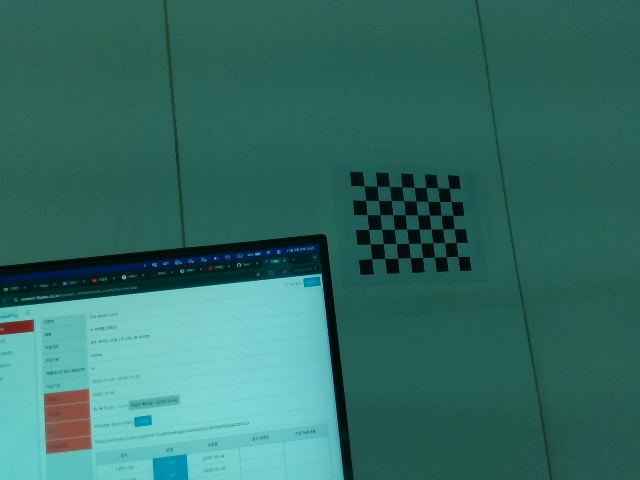
#> input picture out/frames/color_000000.png, 640 x 480 px; its folder holds 4 pictures in this run
$ python test.py
#> lines starting #> are read from the running program, lines starting #| are printed output that depends on the picture
#> (the call stopped at in record_rgbd, `ctx = rs.context()`: pyrealsense2 is not available in this run)
#!/usr/bin/env python3
# -*- coding: utf-8 -*-

import os, glob, json, time
import numpy as np
import cv2 as cv
import yaml
import pyrealsense2 as rs
from dataclasses import dataclass

# ========================= 사용자 설정 =========================
SAVE_DIR         = "out"
FRAME_DIR        = os.path.join(SAVE_DIR, "frames")
# 희망 해상도(실제는 장치 지원/선택된 프로필을 따름)
IMG_SIZE         = (640, 480)      # (width, height)
FPS              = 30
MIN_DET          = 500             # 최소 체커보드 검출 프레임
CHECKER_ROWS     = 6               # 내부 코너(행)
CHECKER_COLS     = 8               # 내부 코너(열)
SQUARE_SIZE_M    = 0.025           # 한 칸 길이[m] (예: 25mm -> 0.025)
ALIGN_TO_COLOR   = True            # depth->color 정렬 권장
DEPTH_MM_TO_M    = 1.0/1000.0      # RealSense z16(mm) -> m
# ===============================================================

@dataclass
class CheckerSpec:
    rows: int
    cols: int
    square: float  # meters

SPEC = CheckerSpec(CHECKER_ROWS, CHECKER_COLS, SQUARE_SIZE_M)

def ensure_dirs():
    os.makedirs(FRAME_DIR, exist_ok=True)

def save_yaml(path, data):
    with open(path, "w") as f:
        yaml.safe_dump(data, f, sort_keys=False, allow_unicode=True)

def obj_points(spec: CheckerSpec):
    objp = np.zeros((spec.rows*spec.cols, 3), np.float32)
    grid = np.mgrid[0:spec.cols, 0:spec.rows].T.reshape(-1, 2)
    objp[:, :2] = grid * spec.square
    return objp

def find_corners(img_bgr, spec: CheckerSpec):
    gray = cv.cvtColor(img_bgr, cv.COLOR_BGR2GRAY)
    ret, corners = cv.findChessboardCorners(gray, (spec.cols, spec.rows))
    if not ret:
        return False, None
    term = (cv.TERM_CRITERIA_EPS + cv.TERM_CRITERIA_MAX_ITER, 30, 1e-3)
    corners = cv.cornerSubPix(gray, corners, (11,11), (-1,-1), term)
    return True, corners

# [111 lines left out: functions robust_corner_depth_mm, start_with_retry, warmup_frames, wait_frames_strong, list_supported_video_profiles, pick_color_depth_profiles, not called in this run]

def record_rgbd():
    ensure_dirs()

    # 0) 장치 탐색
    print("RS2_USB_BACKEND =", os.environ.get("RS2_USB_BACKEND"))
    ctx = rs.context()
    devs = ctx.query_devices()
    if len(devs) == 0:
        raise RuntimeError("No RealSense device detected at librealsense level.")
    dev = devs[0]
    serial = dev.get_info(rs.camera_info.serial_number)
    name = dev.get_info(rs.camera_info.name)
    print("[INFO] Binding to device:", name, serial)

    # 1) depth-only로 웜업 (전력/USB 초기화 안정화)
    pipe = rs.pipeline()
    cfg  = rs.config()
    cfg.enable_device(serial)
    # 깊이는 비교적 잘 붙는다
    cfg.enable_stream(rs.stream.depth, 640, 480, rs.format.z16, 30)

    profile = start_with_retry(pipe, cfg)
    ok = warmup_frames(pipe, need_color=False, need_depth=True,
                       timeout_ms=15000, warmup_count=60)
    if not ok:
        try: pipe.stop()
        except: pass
        raise RuntimeError("No depth frames during warmup (depth-only).")

    # depth-only 성공 → 잠깐 멈춘 뒤 color+depth 구성으로 재시작
    pipe.stop()
    time.sleep(0.3)

    # 2) 실제 캡처용 프로파일 선택
    color_sel, depth_sel = pick_color_depth_profiles(dev)
    if color_sel is None or depth_sel is None:
        # 컬러가 전혀 없거나 깊이가 전혀 없으면 실패
        raise RuntimeError("Supported profiles not found (color or depth).")

    print("[INFO] Selected color profile:", color_sel)
    print("[INFO] Selected depth  profile:", depth_sel)

    # 3) 파이프라인 재구성 (컬러+깊이)
    started = False
    last_err = None
    for fps_try in (FPS, 15):
        try:
            pipe = rs.pipeline()
            cfg  = rs.config()
            cfg.enable_device(serial)
            # 선택된 프로파일로 설정
            c = (color_sel[0], color_sel[1], color_sel[2], color_sel[3], fps_try)
            d = (depth_sel[0], depth_sel[1], depth_sel[2], depth_sel[3], depth_sel[4])
            cfg.enable_stream(*c)
            cfg.enable_stream(*d)

            profile = start_with_retry(pipe, cfg)
            # 컬러/깊이 모두 도착하는지 웜업
            ok = warmup_frames(pipe, need_color=True, need_depth=True,
                               timeout_ms=15000, warmup_count=60)
            if ok:
                started = True
                chosen_color = c
                chosen_depth = d
                break
            else:
                try: pipe.stop()
                except: pass
                time.sleep(0.2)
        except Exception as e:
            last_err = e
            try: pipe.stop()
            except: pass
            time.sleep(0.2)

    if not started:
        # 최종 폴백: depth-only로라도 진행 (캘리브레이션은 불가)
        pipe = rs.pipeline()
        cfg  = rs.config()
        cfg.enable_device(serial)
        cfg.enable_stream(rs.stream.depth, 640, 480, rs.format.z16, 30)
        profile = start_with_retry(pipe, cfg)
        ok = warmup_frames(pipe, need_color=False, need_depth=True,
                           timeout_ms=20000, warmup_count=60)
        if not ok:
            try: pipe.stop()
            except: pass
            raise RuntimeError(f"Failed to start color+depth; depth-only also failed. Last error: {last_err}")
        print("[WARN] Color stream unavailable. Proceeding with depth-only capture.")
        color_available = False
    else:
        color_available = True
        print("[INFO] Using profiles -> color:", chosen_color, ", depth:", chosen_depth)

    # 4) 정렬자
    align = rs.align(rs.stream.color) if (ALIGN_TO_COLOR and color_available) else None

    # 5) 공장 intrinsics 저장(가능한 경우)
    try:
        if color_available:
            cintr = profile.get_stream(rs.stream.color).as_video_stream_profile().get_intrinsics()
        else:
            cintr = None
        dintr = profile.get_stream(rs.stream.depth).as_video_stream_profile().get_intrinsics()
        save_yaml(os.path.join(SAVE_DIR, "factory_intrinsics.yaml"), {
            'color': None if cintr is None else dict(w=cintr.width, h=cintr.height, fx=cintr.fx, fy=cintr.fy, cx=cintr.ppx, cy=cintr.ppy, dist=list(cintr.coeffs)),
            'depth': dict(w=dintr.width, h=dintr.height, fx=dintr.fx, fy=dintr.fy, cx=dintr.ppx, cy=dintr.ppy, dist=list(dintr.coeffs)),
            'note': 'RealSense factory intrinsics'
        })
    except Exception:
        pass

    # 현재 color 포맷 확인(있을 때만)
    color_format = None
    if color_available:
        try:
            color_stream_profile = profile.get_stream(rs.stream.color).as_video_stream_profile()
            color_format = color_stream_profile.format()
        except Exception:
            color_format = None

    print("[INFO] Recording RGB-D... (체커보드가 보이도록 천천히 여러 거리/각도로 촬영, 'q' 종료)")
    det = 0
    idx = 0

    # macOS 안정성: IMU 비활성(필요하면 별도 파이프라인으로)
    imu_enabled = False
    imu_log = []
    last_g = [0.0, 0.0, 0.0]
    last_a = [0.0, 0.0, 0.0]

    try:
        while True:
            frames = wait_frames_strong(pipe, timeout_ms=10000)
            if not frames:
                raise RuntimeError("No frames (timeout) in main loop")

            if align is not None:
                frames = align.process(frames)

            df = frames.get_depth_frame()
            if not df:
                continue
            depth = np.asanyarray(df.get_data())  # uint16, mm

            if color_available:
                cf = frames.get_color_frame()
                if not cf:
                    # color 일시 미도착: depth만 계속 받으면서 대기
                    continue
                color = np.asanyarray(cf.get_data())
                # RGB8로 들어오면 BGR로 변환
                if color_format == rs.format.rgb8:
                    color_bgr = cv.cvtColor(color, cv.COLOR_RGB2BGR)
                else:
                    # MJPEG 디코딩 경로 등: 대부분 BGR 메모리로 전달됨
                    color_bgr = color

                # 체커보드 검출
                ok, corners = find_corners(color_bgr, SPEC)
                disp = color_bgr.copy()
                if ok and corners is not None:
                    cv.drawChessboardCorners(disp, (SPEC.cols, SPEC.rows), corners, True)

                text1 = f"idx:{idx} det_count:{det}/{MIN_DET}"
                cv.putText(disp, text1, (8,20), cv.FONT_HERSHEY_SIMPLEX, 0.6, (0,255,0), 2)

                # depth 컬러맵(0-3m 클립)
                depth_vis = depth.copy().astype(np.float32) * DEPTH_MM_TO_M  # m
                depth_mask = (depth_vis > 0)
                if depth_mask.any():
                    clip_m = 3.0
                    dv = np.clip(depth_vis / clip_m * 255.0, 0, 255).astype(np.uint8)
                    dv[~depth_mask] = 0
                    depth_color = cv.applyColorMap(cv.equalizeHist(dv), cv.COLORMAP_JET)
                else:
                    depth_color = np.zeros((depth.shape[0], depth.shape[1], 3), dtype=np.uint8)

                cv.imshow("color_view", disp)
                cv.imshow("depth_view", depth_color)

                ts_ns = int(frames.get_timestamp() * 1e6)
                if ok:
                    det += 1

                # 저장(BGR 이미지 저장)
                cv.imwrite(os.path.join(FRAME_DIR, f"color_{idx:06d}.png"), color_bgr)
                np.save(os.path.join(FRAME_DIR, f"depth_{idx:06d}.npy"), depth)
                with open(os.path.join(FRAME_DIR, f"meta_{idx:06d}.json"), "w") as f:
                    json.dump({'t_ns': ts_ns, 'detected': bool(ok)}, f)

                idx += 1
                if det >= MIN_DET:
                    print(f"[INFO] Enough checkerboard detections: {det}")
                    break

                k = cv.waitKey(1) & 0xFF
                if k == ord('q'):
                    break

            else:
                # color 불가: depth만 저장(캘리브레이션 단계는 스킵해야 함)
                ts_ns = int(frames.get_timestamp() * 1e6)
                np.save(os.path.join(FRAME_DIR, f"depth_{idx:06d}.npy"), depth)
                with open(os.path.join(FRAME_DIR, f"meta_{idx:06d}.json"), "w") as f:
                    json.dump({'t_ns': ts_ns, 'detected': False}, f)
                idx += 1
                if idx >= MIN_DET:
                    print(f"[INFO] Saved {idx} depth-only frames.")
                    break

    finally:
        try: pipe.stop()
        except: pass
        cv.destroyAllWindows()
        if imu_enabled and len(imu_log) > 0:
            import csv
            imu_path = os.path.join(FRAME_DIR, "imu_log.csv")
            with open(imu_path, "w", newline='') as f:
                w = csv.writer(f)
                w.writerow(['t_ns', 'gx', 'gy', 'gz', 'ax', 'ay', 'az'])
                w.writerows(imu_log)
            print(f"[INFO] Saved IMU log: {imu_path}")

def calibrate_color_intrinsics():
    objp = obj_points(SPEC)
    objpts, imgpts = [], []
    size = None
    for p in sorted(glob.glob(os.path.join(FRAME_DIR, "color_*.png"))):
        img = cv.imread(p, cv.IMREAD_COLOR)
#> img is the input picture: shape (480, 640, 3); mean B, G, R 101.9, 110.3, 50.9
        if img is None:
            continue
        if size is None:
            size = (img.shape[1], img.shape[0])
#> size = (640, 480)
        ok, corners = find_corners(img, SPEC)
#> in find_corners, `gray = cv.cvtColor(img_bgr, cv.COLOR_BGR2GRAY)`:
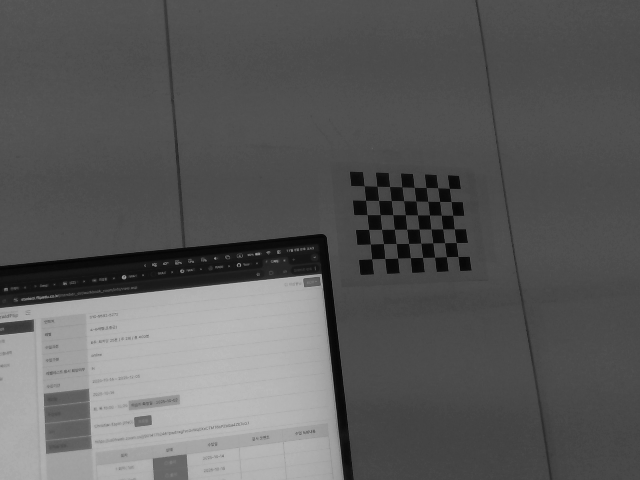
#> gray: shape (480, 640); min 4, max 189, mean 91.5
#> in find_corners, `ret, corners = cv.findChessboardCorners(gray, (spec.cols, spec.rows))`: ret = True; corners = 48 rows, first 8: [364.7, 188.6], [376.8, 185.9], [389.4, 186.5], [401.7, 186.8], [414.4, 188.3], [426, 187.5], [437.4, 186.8], [449.5, 188.7]
#> in find_corners, `corners = cv.cornerSubPix(gray, corners, (11,11), (-1,-1), term)`: corners = 48 rows, first 8: [371, 186.1], [382.6, 186.4], [382.6, 186.4], [396.2, 186.6], [419.9, 187.5], [431.6, 187.5], [431.6, 187.5], [452.2, 188.5]
#> ok = True
        if ok:
            objpts.append(objp.copy())
            imgpts.append(corners)
#> pass 2 of the loop in calibrate_color_intrinsics, `for p in sorted(glob.glob(os.path.join(FRAME_DIR, "color_*.png"))):`:
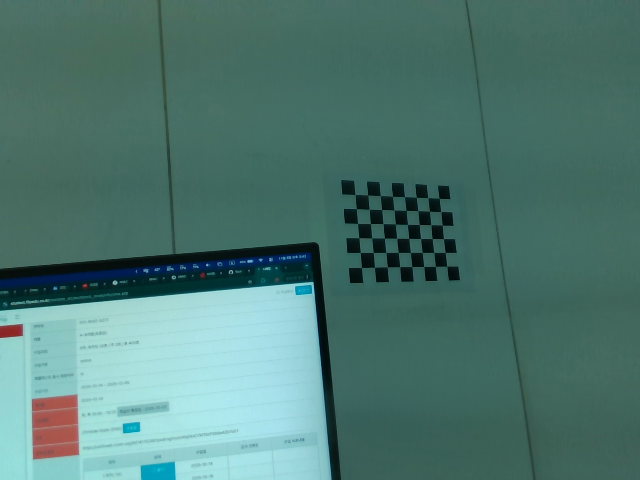
#> input picture out/frames/color_000003.png, 640 x 480 px
#> in calibrate_color_intrinsics, img is the input picture: shape (480, 640, 3); mean B, G, R 113.6, 120.2, 79
#> in find_corners (call 2), `gray = cv.cvtColor(img_bgr, cv.COLOR_BGR2GRAY)`:
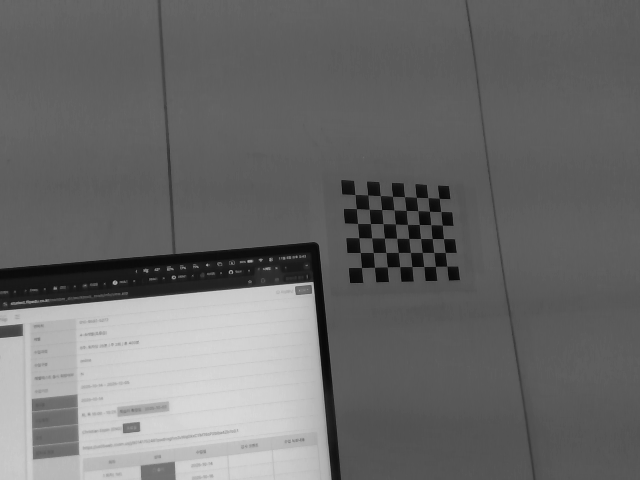
#> gray: shape (480, 640); min 5, max 217, mean 107.1
#> in find_corners (call 2), `ret, corners = cv.findChessboardCorners(gray, (spec.cols, spec.rows))`: corners = 48 rows, first 8: [355.3, 194.6], [367.8, 194.5], [380.3, 195.5], [392.7, 196.3], [404.6, 196.6], [416.2, 197.1], [428, 197.5], [439.5, 198.1]
#> in find_corners (call 2), `corners = cv.cornerSubPix(gray, corners, (11,11), (-1,-1), term)`: corners = 48 rows, first 8: [361, 194.6], [373.9, 195.3], [386.3, 195.7], [398.4, 196.5], [410.4, 196.8], [421.8, 197.6], [433.7, 197.8], [441.9, 198.5]
#> pass 3 of the loop in calibrate_color_intrinsics, `for p in sorted(glob.glob(os.path.join(FRAME_DIR, "color_*.png"))):`:
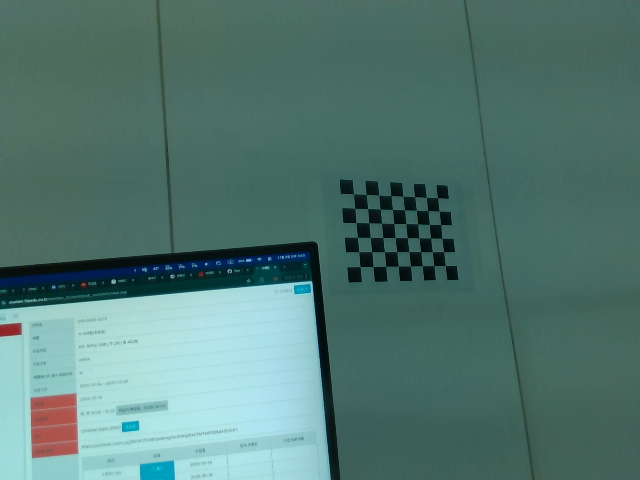
#> input picture out/frames/color_000004.png, 640 x 480 px
#> in calibrate_color_intrinsics, img is the input picture: shape (480, 640, 3); mean B, G, R 114.2, 120.5, 83.6
#> in find_corners (call 3), `gray = cv.cvtColor(img_bgr, cv.COLOR_BGR2GRAY)`:
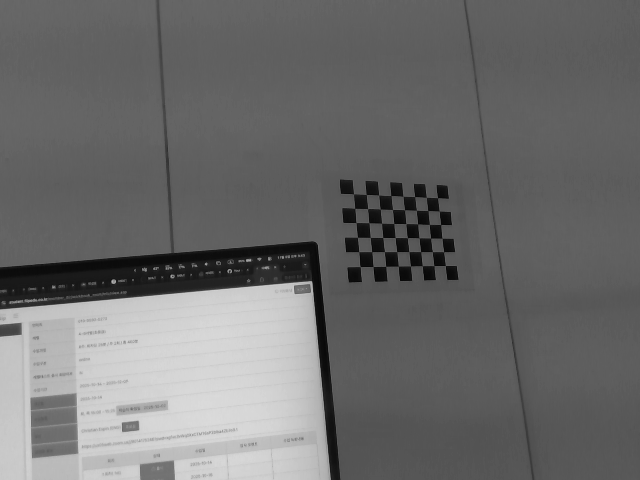
#> gray: shape (480, 640); min 4, max 219, mean 108.7
#> in find_corners (call 3), `ret, corners = cv.findChessboardCorners(gray, (spec.cols, spec.rows))`: corners = 48 rows, first 8: [353.4, 193.8], [366.5, 195.5], [378.5, 194.3], [390.9, 195.7], [402.5, 197], [414.7, 196.2], [426.3, 196.8], [435, 202]
#> in find_corners (call 3), `corners = cv.cornerSubPix(gray, corners, (11,11), (-1,-1), term)`: corners = 48 rows, first 8: [360.5, 194.4], [372.1, 194.6], [384.8, 195.5], [396.8, 195.6], [396.8, 195.6], [420.3, 196.8], [432.2, 197.5], [433, 203.8]
#> the loop made 4 passes; the first 3 are shown
    if len(objpts) < 8:
        print("[WARN] Checkerboard detections too few. 더 촬영 필요.")
    flags = cv.CALIB_RATIONAL_MODEL
#> flags = 16384
    rms, K, dist, rvecs, tvecs = cv.calibrateCamera(objpts, imgpts, size, None, None, flags=flags)
    save_yaml(os.path.join(SAVE_DIR, "color_intrinsics.yaml"), {
        'image_size': {'w': size[0], 'h': size[1]},
        'K': K.tolist(), 'dist': dist.flatten().tolist(), 'rms': float(rms),
        'checkerboard': {'rows': SPEC.rows, 'cols': SPEC.cols, 'square_m': SPEC.square}
    })
    print(f"[INFO] Color intrinsics RMS: {rms:.4f}")
    return K, dist

def estimate_depth_scale_bias_and_extrinsics(K, dist):
    objp = obj_points(SPEC)
    z_true_all, z_meas_all = [], []
    R_list, t_list = [], []

    paths = sorted(glob.glob(os.path.join(FRAME_DIR, "color_*.png")))
    for p in paths:
        idx = int(os.path.splitext(os.path.basename(p))[0].split('_')[-1])
        img = cv.imread(p, cv.IMREAD_COLOR)
        if img is None:
            continue
        ok, corners = find_corners(img, SPEC)
#> in find_corners (call 5), `ret, corners = cv.findChessboardCorners(gray, (spec.cols, spec.rows))`: corners = 48 rows, first 8: [364.7, 188.6], [376.8, 185.9], [389.4, 186.5], [401.7, 186.8], [414.4, 188.3], [426, 187.5], [437.4, 186.8], [449.5, 188.7]
#> in find_corners (call 5), `corners = cv.cornerSubPix(gray, corners, (11,11), (-1,-1), term)`: corners = 48 rows, first 8: [371, 186.1], [382.6, 186.4], [382.6, 186.4], [396.2, 186.6], [419.9, 187.5], [431.6, 187.5], [431.6, 187.5], [452.2, 188.5]
#> ok = True
        if not ok:
            continue

        # 보드 pose (Cam<-Board)
        okp, rvec, tvec = cv.solvePnP(objp, corners, K, dist, flags=cv.SOLVEPNP_ITERATIVE)
        if not okp:
            continue
        R,_ = cv.Rodrigues(rvec)

#> (the run stopped early here; a loop or call above may not have finished)
